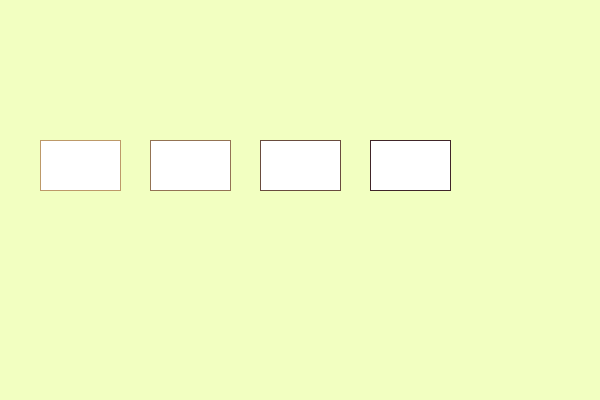
Frame 1 (no input)
Frame 60 (the mouse pressed at the canvas centre just before this capture): identical to frame 1, image omitted
Frame 120 (the mouse held since frame 60 and released just before this capture): identical to frame 1, image omitted

The Processing sketch that drew this single still picture (run headless with seeded random() and noise(); from frame 60 on, the mouse is pressed at the canvas centre):

// Processing sketch: stroke1
// ── stroke1.pde
void setup() { 
   size(600, 400);
   background(242, 255, 193);
}  

void draw() {
   stroke(189, 153, 105);
   rect(40, 140, 80, 50);
   
   stroke(147, 115, 84);
   rect(150, 140, 80, 50);
   
   stroke(105, 76, 62);
   rect(260, 140, 80, 50);
   
   stroke(64, 37, 41);
   rect(370, 140, 80, 50);
}
